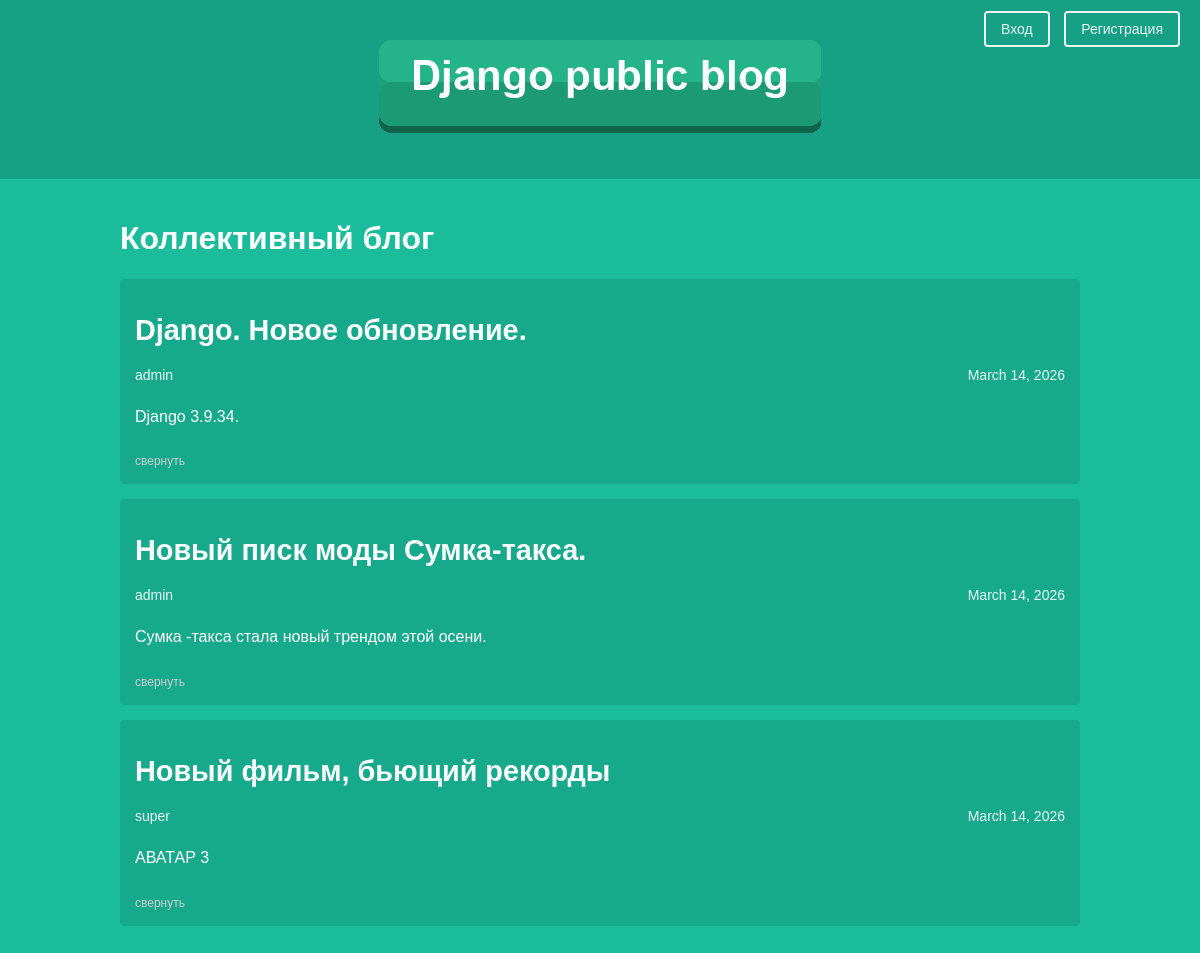
The page / on the database its author committed.
### articles/models.py (models this page shows, shortened)
class Article(models.Model):
    title = models.CharField(max_length=200, unique=True)
    author = models.ForeignKey(User, on_delete=models.CASCADE)
    text = models.TextField()
    created_date = models.DateField(auto_now_add=True)
    def get_excerpt(self):
        return self.text[:140] + "..." if len(self.text) > 140 else self.text
    class Meta:
        verbose_name = "Статья"
        verbose_name_plural = "Статьи"

### articles/views.py (the view)
# urls.py: path('', views.archive, name='archive'),
def archive(request):
    posts = Article.objects.all()  # ← archive.html
    print(f"Найдено статей: {posts.count()}")  # Для отладки
    return render(request, 'archive.html', {'posts': posts})

### articles/templates/archive.html (shortened to what this page needs)
{% load static %}
<!DOCTYPE html>
<html>
<head>
    <link rel="stylesheet" href="{% static 'css/article.css' %}">
</head>
<body>
    <header class="header">
        <div class="header">
        {% load static %}
            <img src="{% static 'img/dpb-logo.png' %}" alt="Логотип">
        </div>
        <div class="header-auth-links">
            {% if user.is_authenticated %}
                <a href="{% url 'articles:create_post' %}">Новая статья</a>
                <a href="{% url 'articles:logout' %}">Выйти ({{ user.username }})</a>
            {% else %}
                <a href="{% url 'articles:login' %}">Вход</a>
                <a href="{% url 'articles:register' %}">Регистрация</a>
            {% endif %}
        </div>
    </header>
    <main class="archive-content">
        <h1>Коллективный блог</h1>
        {% for post in posts %}
            <div class="one-post">
                <h2 class="post-title">
                    <a href="{% url 'articles:get_article' post.id %}">{{ post.title }}</a>
                </h2>
                <div class="article-info">
                    <span class="article-author">{{ post.author.username }}</span>
                    <span class="article-created-date">{{ post.created_date }}</span>
                </div>
                <p class="article-text">{{ post.get_excerpt }}</p>
                <span class="fold-button">свернуть</span>
            </div>
        {% empty %}
            <p>Статей пока нет.</p>
        {% endfor %}
    </main>
</body>
</html>

### articles/static/css/article.css (style rules this page uses)
body { background: #1abc9c; font-family: Tahoma, Arial, sans-serif; color: #fff; margin: 0; padding: 0; }
.header { background: #16a085; padding: 20px; text-align: center; position: relative; }
.header-auth-links { position: absolute; top: 20px; right: 20px; z-index: 20; }
.header-auth-links a { color: #fff; text-decoration: none; margin-left: 10px; padding: 8px 15px; border: 2px solid #fff; border-radius: 4px; font-size: 14px; transition: all 0.3s; opacity: 0.9; }
.article-info { display: flex; justify-content: space-between; margin: 15px 0; font-size: 14px; opacity: 0.9; }
.article-author { width: 50%; float: left; }
.article-created-date { text-align: right; }
.article-text { line-height: 1.8; margin: 20px 0; font-size: 16px; }
.archive-content { width: 960px; max-width: 90%; margin: 0 auto; padding: 20px; }
.one-post { background: rgba(0, 0, 0, 0.1); padding: 15px; margin: 15px 0; border-radius: 4px; position: relative; }
.post-title a { color: #fff; text-decoration: none; font-size: 1.2em; }
.fold-button { cursor: pointer; color: #ccc; font-size: 12px; margin-top: 10px; }

### rows shown on the page
Article: title "Django. Новое обновление.", author.username "admin", created_date "March 14, 2026", get_excerpt "Django 3.9.34."
Article: title "Новый писк моды Сумка-такса.", author.username "admin", created_date "March 14, 2026", get_excerpt "Сумка -такса стала новый трендом этой осени."
Article: title "Новый фильм, бьющий рекорды", author.username "super", created_date "March 14, 2026", get_excerpt "АВАТАР 3"
